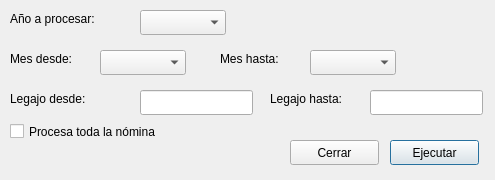
<?xml version="1.0" encoding="UTF-8"?>
<ui version="4.0">
 <class>frm_ejec_nomina</class>
 <widget class="QDialog" name="frm_ejec_nomina">
  <property name="geometry">
   <rect>
    <x>0</x>
    <y>0</y>
    <width>495</width>
    <height>180</height>
   </rect>
  </property>
  <property name="windowTitle">
   <string>Ejecuta nómina</string>
  </property>
  <widget class="QLabel" name="lbl_0">
   <property name="geometry">
    <rect>
     <x>10</x>
     <y>10</y>
     <width>111</width>
     <height>17</height>
    </rect>
   </property>
   <property name="text">
    <string>Año a procesar:</string>
   </property>
  </widget>
  <widget class="QComboBox" name="comboBox">
   <property name="geometry">
    <rect>
     <x>140</x>
     <y>10</y>
     <width>86</width>
     <height>25</height>
    </rect>
   </property>
  </widget>
  <widget class="QLabel" name="lbl_3">
   <property name="geometry">
    <rect>
     <x>10</x>
     <y>90</y>
     <width>101</width>
     <height>17</height>
    </rect>
   </property>
   <property name="text">
    <string>Legajo desde:</string>
   </property>
  </widget>
  <widget class="QLineEdit" name="lineEdit">
   <property name="geometry">
    <rect>
     <x>140</x>
     <y>90</y>
     <width>113</width>
     <height>25</height>
    </rect>
   </property>
  </widget>
  <widget class="QLabel" name="lbl_4">
   <property name="geometry">
    <rect>
     <x>270</x>
     <y>90</y>
     <width>91</width>
     <height>17</height>
    </rect>
   </property>
   <property name="text">
    <string>Legajo hasta:</string>
   </property>
  </widget>
  <widget class="QLineEdit" name="lineEdit_2">
   <property name="geometry">
    <rect>
     <x>370</x>
     <y>90</y>
     <width>113</width>
     <height>25</height>
    </rect>
   </property>
  </widget>
  <widget class="QCheckBox" name="chk_procesa">
   <property name="geometry">
    <rect>
     <x>10</x>
     <y>120</y>
     <width>181</width>
     <height>23</height>
    </rect>
   </property>
   <property name="text">
    <string>Procesa toda la nómina</string>
   </property>
  </widget>
  <widget class="QPushButton" name="btn_ejecuta">
   <property name="geometry">
    <rect>
     <x>390</x>
     <y>140</y>
     <width>89</width>
     <height>25</height>
    </rect>
   </property>
   <property name="text">
    <string>Ejecutar</string>
   </property>
  </widget>
  <widget class="QPushButton" name="btn_cerrar">
   <property name="geometry">
    <rect>
     <x>290</x>
     <y>140</y>
     <width>89</width>
     <height>25</height>
    </rect>
   </property>
   <property name="text">
    <string>Cerrar</string>
   </property>
  </widget>
  <widget class="QLabel" name="lbl_1">
   <property name="geometry">
    <rect>
     <x>10</x>
     <y>50</y>
     <width>81</width>
     <height>17</height>
    </rect>
   </property>
   <property name="text">
    <string>Mes desde:</string>
   </property>
  </widget>
  <widget class="QComboBox" name="cmb_mes_desde">
   <property name="geometry">
    <rect>
     <x>100</x>
     <y>50</y>
     <width>86</width>
     <height>25</height>
    </rect>
   </property>
  </widget>
  <widget class="QLabel" name="lbl_2">
   <property name="geometry">
    <rect>
     <x>220</x>
     <y>50</y>
     <width>81</width>
     <height>17</height>
    </rect>
   </property>
   <property name="text">
    <string>Mes hasta:</string>
   </property>
  </widget>
  <widget class="QComboBox" name="comboBox_2">
   <property name="geometry">
    <rect>
     <x>310</x>
     <y>50</y>
     <width>86</width>
     <height>25</height>
    </rect>
   </property>
  </widget>
 </widget>
 <resources/>
 <connections/>
</ui>
